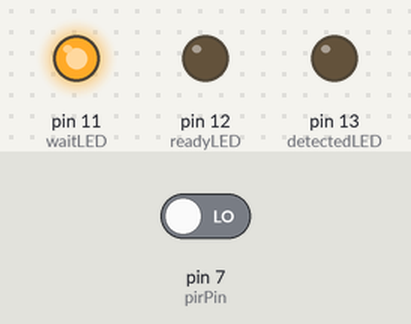
This sketch was run on a simulated Arduino Uno, built with avr-gcc and run on an emulated ATmega328P. Parts: output pins drawn as LEDs (lit = HIGH). The test bench sets the inputs (shaded band); at power-on: pin 7 (pirPin) LOW.

Above: at 0.1 s.
At 60.1 s:
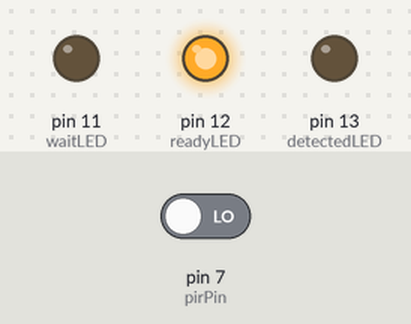
Timing chart, 0 to 61.6 s (numbered marks = the images above):
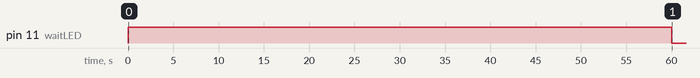

The sketch:

s_s.ino
```cpp
/*
  HC-SR501 Motion Sensor Demonstration 1
  HC-SR501-Demo1.ino
  Motion Sensor with Delay
  Set sensor for 3-second trigger
  DroneBot Workshop 2018
  https://dronebotworkshop.com
*/

// Define pins for LEDs
int detectedLED = 13;
int readyLED = 12;
int waitLED = 11;

// Input from Motion Sensor
int pirPin = 7;

// Variable for Motion Detected
int motionDetected = 0;

// Variable to store value from PIR
int pirValue;


void setup() {

	// Setup LEDs as Outputs
	pinMode(detectedLED, OUTPUT);
	pinMode(readyLED, OUTPUT);
	pinMode(waitLED, OUTPUT);

	// Setup PIR as Input
	pinMode(pirPin, INPUT);

	// Initial 1 Minute Delay to stabilize sensor
	digitalWrite(detectedLED, LOW);
	digitalWrite(readyLED, LOW);
	digitalWrite(waitLED, HIGH);
	delay(60000);
	digitalWrite(readyLED, HIGH);
	digitalWrite(waitLED, LOW);

}

void loop() {

	// Get value from motion sensor
	pirValue = digitalRead(pirPin);
	// See if motion Detected
	if (pirValue == 1){
		// Display Triggered LED for 3 seconds
		digitalWrite(detectedLED, HIGH);
		motionDetected = 1;
		delay(3000);
	} else {
		digitalWrite(detectedLED, LOW);
	}
	// Add delay after triggering to reset sensor
	if (motionDetected == 1) {
		// After trigger wait 6 seconds to re-arm
		digitalWrite(detectedLED, LOW);
		digitalWrite(readyLED, LOW);
		digitalWrite(waitLED, HIGH);
		delay(6000);
		digitalWrite(readyLED, HIGH);
		digitalWrite(waitLED, LOW);
		motionDetected = 0;
	}

 }
```
